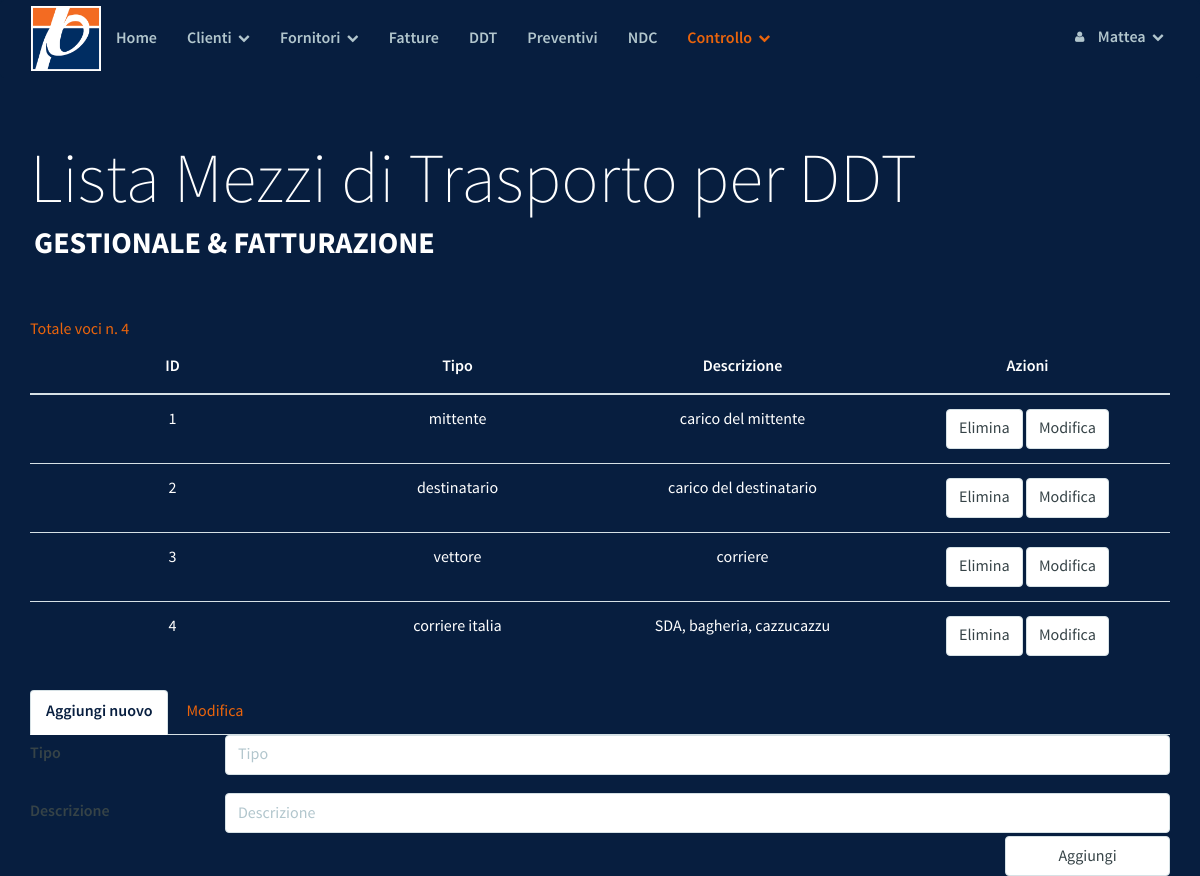
The app's page /check/ck_mezzo.php (signed in), older data.
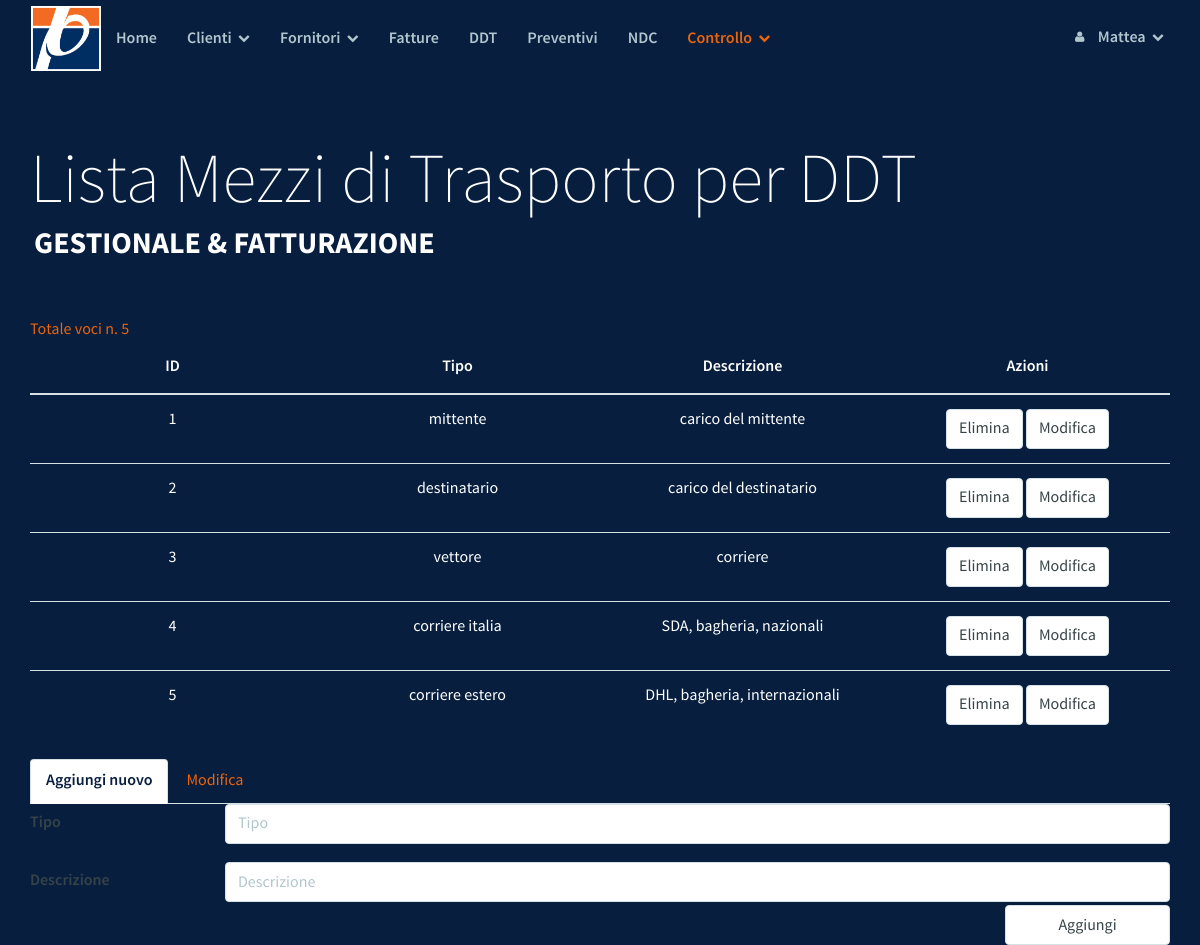
The same page, newer data.
### tables this page shows
CREATE TABLE `ck_mezzo` (
  `id` int(10) unsigned NOT NULL AUTO_INCREMENT,
  `tipo` varchar(20) NOT NULL,
  `descr` varchar(200) DEFAULT NULL,
  PRIMARY KEY (`id`),
  UNIQUE KEY `tipo` (`tipo`)
);

### check/ck_mezzo.php (the view, shortened to what this page needs)
<?php
   include("../DB/config.php");
?>
<!DOCTYPE html>
<html lang="it">
<head>
	<?php include_once("./../template/parrot/style.php");  ?>
</head>
<body>
        <?php include_once("./../template/parrot/navbar.php") ?>
    <div class="masthead">
        <div class="masthead-title">
            <div class="container">
                Lista Mezzi di Trasporto per DDT
                <small>Gestionale & Fatturazione</small>
            </div>
        </div>
    </div>
<div class="container">
    <br/>
    <span style="color:#EA640C">
    Totale voci n.
    <?php
    $sql_rows = "SELECT * FROM ck_mezzo";
    echo mysqli_num_rows(mysqli_query($conndb, $sql_rows));
    ?>
    </span>
</div>
<div class="container">
    <table class="table">
        <thead>
            <tr>
                <th>ID</th>
                <th>Tipo</th>
                <th>Descrizione</th>
                <th>Azioni</th>
            </tr>
        </thead>
        <tbody>
            <?php
            include("../DB/config.php");
            $sql = "SELECT * FROM ck_mezzo";
            $result = mysqli_query($conndb, $sql);
            while($row = mysqli_fetch_array($result)) {
                $id = $row['id'];
                $tipo = $row['tipo'];
                $descr = $row['descr'];
                echo "<tr>
                <td class='valore-" . $id . "'>" . $id . "</td>
                <td class='valore-" . $id . "'>" . $tipo . "</td>
                <td class='valore-" . $id . "'>" . $descr . "</td>
                <td>
                   <form class='form-inline' action='#' method='POST'>
                        <button class='form-control' type='submit' name='case' value='del'>Elimina</button>
                        <input class='form-control' type='button' value='Modifica' data-toggle=\"tab\" onClick='modifica(\"valore-" . $id . "\")'>
                        <input type='hidden' name='id' value='" . $id . "'>
                    </form>
                </td>
                </tr>";
            }
            ?>
        </tbody>
    </table>
    <div>
        <ul class="nav nav-tabs" role="tablist">
            <li role="presentation" class="active"><a href="#new" aria-controls="home" role="tab" data-toggle="tab">Aggiungi
                    nuovo</a></li>
            <li role="presentation"><a id="openModTab" href="#mod" aria-controls="profile" role="tab" data-toggle="tab">Modifica</a>
            </li>
        </ul>
        <div id="tabs" class="tab-content">
            <div role="tabpanel" class="tab-pane active" id="new">
                <form action="#" method="POST">
                    <div class="row">
                        <label class="col-sm-2 control-label">Tipo</label>
                        <div class="col-sm-10">
                            <input type="text" class="form-control autoWidth modifica" name="tipo" placeholder="Tipo">
                        </div>
                    </div>
                    <div class="row" style="margin-top: 15px">
                        <label class="col-sm-2 control-label">Descrizione</label>
                        <div class="col-sm-10">
                            <input type="text" class="form-control" name="descr" placeholder="Descrizione">
                        </div>
                    </div>
                    <div class="row">
                        <div class="col-sm-2 col-sm-offset-10">
                            <input class="form-control" type="submit" value="Aggiungi">
                        </div>
                    </div>
                </form>
            </div>
        </div>
    </div>
</div>
	</body>
</html>

Row changes from the older to the newer data that the page shows:
changed ck_mezzo "corriere italia": descr "SDA, bagheria, cazzucazzu" → "SDA, bagheria, nazionali"
added ck_mezzo: id "5", tipo "corriere estero", descr "DHL, bagheria, internazionali"
Text that changed along with them:
mysqli_num_rows(mysqli_query($conndb, $sql_rows)): "4" → "5"
